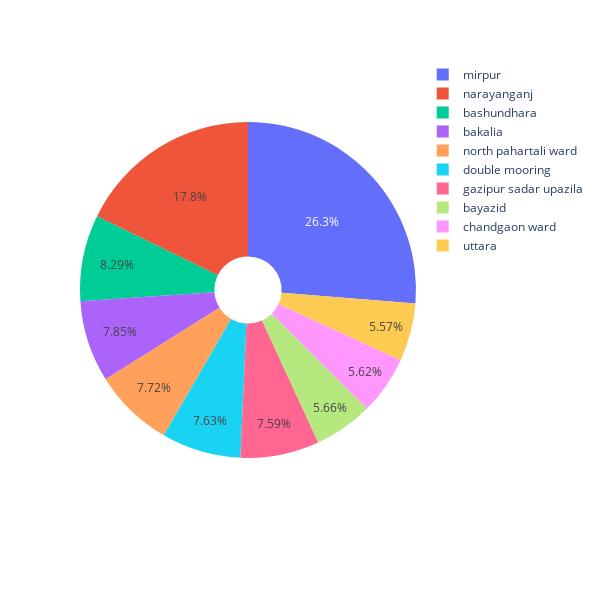

Source (notebook cell):
### Code cell
fig = px.pie(df['location_area'].value_counts().head(10),values=df['location_area'].value_counts().head(10),
             names=df['location_area'].value_counts().head(10).index,hole=0.2,width=600,height=600)
fig.show()

### Figure 1 — Plotly figure (JSON) as saved in the notebook; plotly's stock layout.template omitted (floating-point values rounded to 4 significant figures)
{"data": [{"domain": {"x": [0, 1], "y": [0, 1]}, "hole": 0.2, "hovertemplate": "label=%{label}<br>count=%{value}<extra></extra>", "labels": ["mirpur", "narayanganj", "bashundhara", "bakalia", "north pahartali ward", "double mooring", "gazipur sadar upazila", "bayazid", "chandgaon ward", "uttara"], "legendgroup": "", "name": "", "showlegend": true, "type": "pie", "values": [599, 405, 189, 179, 176, 174, 173, 129, 128, 127]}], "layout": {"height": 600, "legend": {"tracegroupgap": 0}, "margin": {"t": 60}, "width": 600}}
